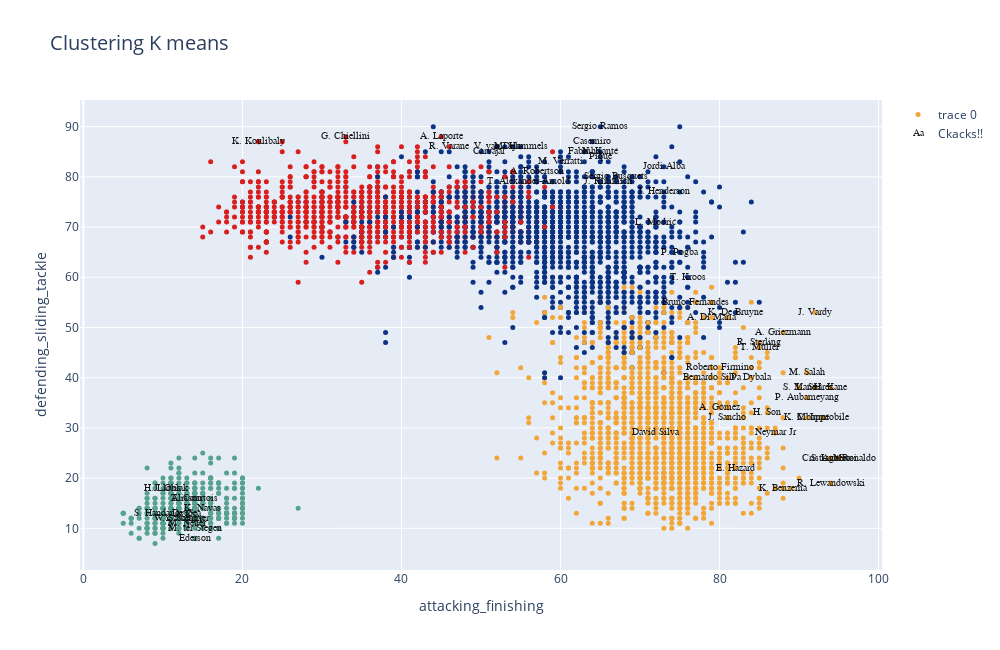

The notebook cell this image was saved under:
### Code cell
fig.show()

### Figure 1 — Plotly figure (JSON) as saved in the notebook; plotly's stock layout.template omitted (floating-point values rounded to 4 significant figures; data arrays with more than 128 entries replaced by an {"elided": "..."} marker saying what was removed)
{"data": [{"marker": {"color": {"elided": "4512 int values"}, "colorscale": [[0, "rgb(12,51,131)"], [0.25, "rgb(10,136,186)"], [0.5, "rgb(242,211,56)"], [0.75, "rgb(242,143,56)"], [1, "rgb(217,30,30)"]], "showscale": false, "size": 5}, "mode": "markers", "type": "scatter", "x": {"elided": "4512 int values"}, "y": {"elided": "4512 int values"}}, {"mode": "text", "name": "Ckacks!!", "opacity": 0.9, "text": ["L. Messi", "Cristiano Ronaldo", "J. Oblak", "R. Lewandowski", "Neymar Jr", "K. De Bruyne", "K. Mbappé", "M. ter Stegen", "V. van Dijk", "Alisson", "S. Mané", "M. Salah", "T. Courtois", "S. Agüero", "Sergio Ramos", "K. Benzema", "M. Neuer", "Casemiro", "Ederson", "R. Sterling", "J. Kimmich", "H. Kane", "P. Dybala", "S. Handanovič", "T. Kroos", "E. Hazard", "K. Koulibaly", "N. Kanté", "J. Sancho", "T. Alexander-Arnold", "Bruno Fernandes", "A. Laporte", "Fabinho", "A. Robertson", "Bernardo Silva", "G. Chiellini", "H. Lloris", "L. Suárez", "L. Modrić", "A. Di María", "W. Szczęsny", "P. Aubameyang", "Sergio Busquets", "C. Immobile", "K. Navas", "A. Griezmann", "H. Son", "Roberto Firmino", "R. Varane", "P. Pogba", "M. Verratti", "A. Gómez", "Piqué", "David Silva", "Y. Sommer", "M. Hummels", "J. Henderson", "Jordi Alba", "T. Müller", "De Gea", "Carvajal", "J. Vardy"], "textfont": {"color": "black", "family": "sans serif", "size": 10}, "type": "scatter", "x": [95, 95, 11, 94, 87, 82, 91, 14, 52, 13, 90, 91, 14, 94, 65, 88, 13, 64, 14, 85, 66, 94, 84, 10, 76, 82, 22, 65, 81, 56, 77, 45, 63, 57, 79, 33, 10, 92, 72, 79, 12, 91, 67, 93, 15, 88, 86, 80, 46, 75, 60, 80, 65, 72, 13, 55, 73, 73, 85, 13, 51, 92], "y": [24, 24, 18, 19, 29, 53, 32, 10, 86, 16, 38, 41, 16, 24, 90, 18, 11, 87, 8, 47, 79, 38, 40, 13, 60, 22, 87, 85, 32, 79, 55, 88, 85, 81, 40, 88, 18, 38, 71, 52, 12, 36, 80, 32, 14, 49, 33, 42, 86, 65, 83, 34, 84, 29, 12, 86, 77, 82, 46, 13, 85, 53]}], "layout": {"autosize": false, "height": 650, "title": {"font": {"size": 20}, "text": "Clustering K means "}, "width": 1000, "xaxis": {"autorange": true, "range": [-0.4406, 100.4], "title": {"text": "attacking_finishing"}, "type": "linear"}, "yaxis": {"autorange": true, "range": [1.697, 95.3], "title": {"text": "defending_sliding_tackle"}, "type": "linear"}}}
